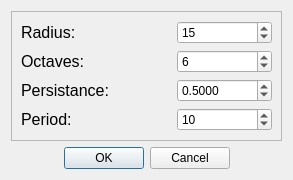
<?xml version="1.0" encoding="UTF-8"?>
<ui version="4.0">
 <class>PerlinNoiseDialog</class>
 <widget class="QDialog" name="PerlinNoiseDialog">
  <property name="windowModality">
   <enum>Qt::ApplicationModal</enum>
  </property>
  <property name="geometry">
   <rect>
    <x>0</x>
    <y>0</y>
    <width>293</width>
    <height>172</height>
   </rect>
  </property>
  <property name="sizePolicy">
   <sizepolicy hsizetype="Fixed" vsizetype="Fixed">
    <horstretch>0</horstretch>
    <verstretch>0</verstretch>
   </sizepolicy>
  </property>
  <property name="windowTitle">
   <string>Perlin noise parameters</string>
  </property>
  <layout class="QVBoxLayout" name="verticalLayout">
   <item>
    <widget class="QFrame" name="frame">
     <property name="frameShape">
      <enum>QFrame::StyledPanel</enum>
     </property>
     <property name="frameShadow">
      <enum>QFrame::Raised</enum>
     </property>
     <layout class="QFormLayout" name="formLayout">
      <property name="fieldGrowthPolicy">
       <enum>QFormLayout::AllNonFixedFieldsGrow</enum>
      </property>
      <item row="0" column="0">
       <widget class="QLabel" name="label">
        <property name="minimumSize">
         <size>
          <width>150</width>
          <height>0</height>
         </size>
        </property>
        <property name="font">
         <font>
          <pointsize>12</pointsize>
         </font>
        </property>
        <property name="text">
         <string>Radius:</string>
        </property>
       </widget>
      </item>
      <item row="0" column="1">
       <widget class="QSpinBox" name="spinBoxDispersion">
        <property name="minimum">
         <number>1</number>
        </property>
        <property name="maximum">
         <number>2000000000</number>
        </property>
        <property name="value">
         <number>15</number>
        </property>
       </widget>
      </item>
      <item row="1" column="0">
       <widget class="QLabel" name="label_2">
        <property name="font">
         <font>
          <pointsize>12</pointsize>
         </font>
        </property>
        <property name="text">
         <string>Octaves:</string>
        </property>
       </widget>
      </item>
      <item row="1" column="1">
       <widget class="QSpinBox" name="octavesSpinBox">
        <property name="minimum">
         <number>1</number>
        </property>
        <property name="maximum">
         <number>20</number>
        </property>
        <property name="value">
         <number>6</number>
        </property>
       </widget>
      </item>
      <item row="2" column="0">
       <widget class="QLabel" name="label_3">
        <property name="font">
         <font>
          <pointsize>12</pointsize>
         </font>
        </property>
        <property name="text">
         <string>Persistance:</string>
        </property>
       </widget>
      </item>
      <item row="2" column="1">
       <widget class="QDoubleSpinBox" name="persistanceSpinBox">
        <property name="decimals">
         <number>4</number>
        </property>
        <property name="maximum">
         <double>1.000000000000000</double>
        </property>
        <property name="singleStep">
         <double>0.000100000000000</double>
        </property>
        <property name="value">
         <double>0.500000000000000</double>
        </property>
       </widget>
      </item>
      <item row="3" column="0">
       <widget class="QLabel" name="label_4">
        <property name="font">
         <font>
          <pointsize>12</pointsize>
         </font>
        </property>
        <property name="text">
         <string>Period:</string>
        </property>
       </widget>
      </item>
      <item row="3" column="1">
       <widget class="QSpinBox" name="periodSpinBox">
        <property name="minimum">
         <number>1</number>
        </property>
        <property name="maximum">
         <number>255</number>
        </property>
        <property name="value">
         <number>10</number>
        </property>
       </widget>
      </item>
     </layout>
    </widget>
   </item>
   <item>
    <widget class="QDialogButtonBox" name="buttonBox">
     <property name="orientation">
      <enum>Qt::Horizontal</enum>
     </property>
     <property name="standardButtons">
      <set>QDialogButtonBox::Cancel|QDialogButtonBox::Ok</set>
     </property>
     <property name="centerButtons">
      <bool>true</bool>
     </property>
    </widget>
   </item>
  </layout>
 </widget>
 <resources/>
 <connections>
  <connection>
   <sender>buttonBox</sender>
   <signal>accepted()</signal>
   <receiver>PerlinNoiseDialog</receiver>
   <slot>accept()</slot>
   <hints>
    <hint type="sourcelabel">
     <x>248</x>
     <y>254</y>
    </hint>
    <hint type="destinationlabel">
     <x>157</x>
     <y>274</y>
    </hint>
   </hints>
  </connection>
  <connection>
   <sender>buttonBox</sender>
   <signal>rejected()</signal>
   <receiver>PerlinNoiseDialog</receiver>
   <slot>reject()</slot>
   <hints>
    <hint type="sourcelabel">
     <x>316</x>
     <y>260</y>
    </hint>
    <hint type="destinationlabel">
     <x>286</x>
     <y>274</y>
    </hint>
   </hints>
  </connection>
 </connections>
</ui>
